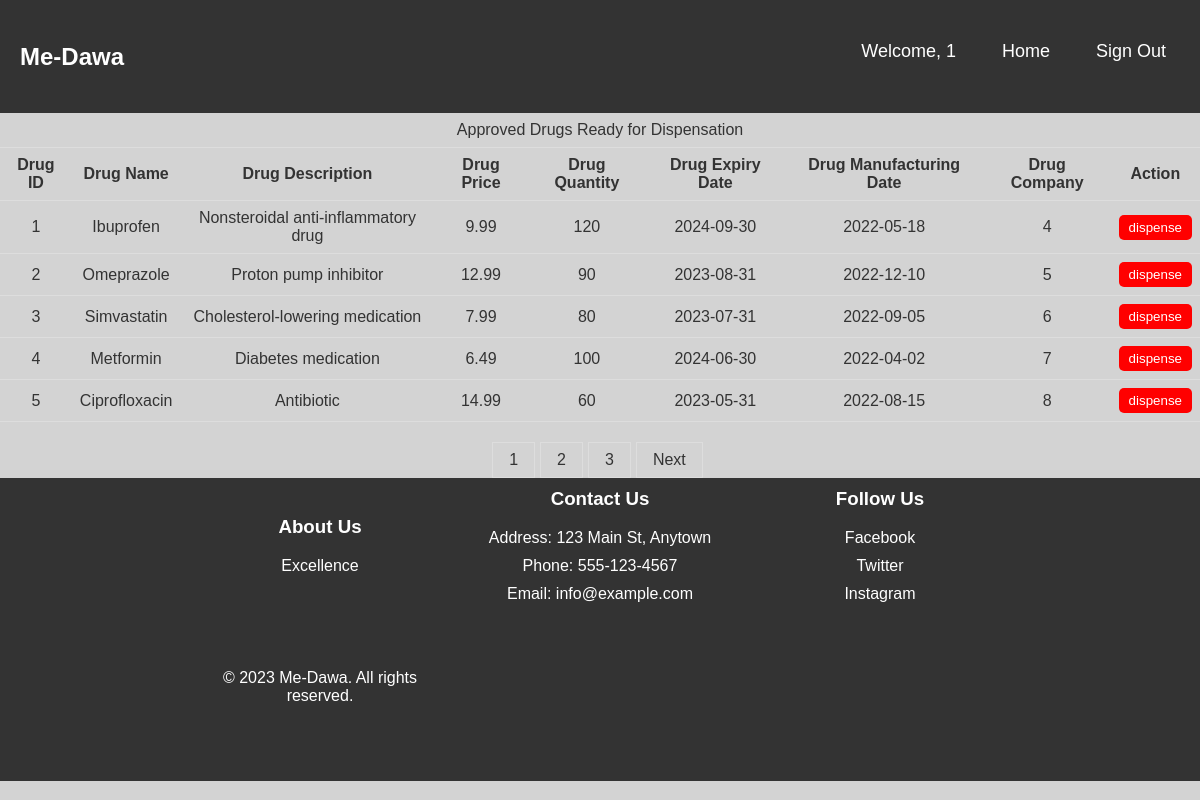
/view/pharmacy.php?entity=supervisors&page=1 (signed in), run on the app's committed database.
### tables this page shows
CREATE TABLE `drugs` (
  `ID` int(11) NOT NULL,
  `drugName` varchar(255) DEFAULT NULL,
  `drugDescription` varchar(255) DEFAULT NULL,
  `drugPrice` decimal(10,2) DEFAULT NULL,
  `drugQuantity` int(11) DEFAULT NULL,
  `drugExpirationDate` date DEFAULT NULL,
  `drugManufacturingDate` date DEFAULT NULL,
  `drugCompany` int(11) DEFAULT NULL,
  `Approved` tinyint(1) DEFAULT NULL
);

### database/database.php (called while the page is built, shortened)
<?php
class Database{
    private $connection;
    public function __construct() {
        $this->hostName = "localhost";
        $this->username = "root";
        $this->password = "";
        $this->databaseName = "me-dawa";
        try{
            $this->connection = new PDO("mysql:host=$this->hostName;dbname=$this->databaseName", $this->username, $this->password);
        } catch(PDOException $e){
            echo "Connection failed: " . $e->getMessage();
        }
    }
    function getTotalUsersByEntity($entity){
        $stmt = $this->connection->prepare("SELECT COUNT(*) FROM $entity");
        $stmt->execute();
        $result = $stmt->fetchColumn();
        return $result;
    }
    function getApprovedDrugs($start_index, $results_per_page, $entity){
        $stmt = $this->connection->prepare("SELECT * FROM drugs WHERE approved = 1 LIMIT :start_index, :results_per_page");
        $stmt->bindParam(':start_index', $start_index, PDO::PARAM_INT);
        $stmt->bindParam(':results_per_page', $results_per_page, PDO::PARAM_INT);
        $stmt->execute();
        $result = $stmt->fetchAll(PDO::FETCH_ASSOC);
        return $result;
    }
}
?>

### view/pharmacy.php (the view, shortened to what this page needs)
<!DOCTYPE html>
<html lang="en">
<head>
    <link rel="stylesheet" href="../Static/homepage.css">
    <link rel="stylesheet" href="../Static/form.scss">
</head>
<body>
    <div>
        <nav class="navbar">
            <div class="logo">Me-Dawa</div>
            <ul class="nav-links">
                <div class="menu">
                    <li>
                        <?php
                        $username = $_SESSION['username'];
                        echo "Welcome, $username";
                        ?>
                    </li>
                    <li><a href="../view/homepage.php">Home</a></li>
                    <li><a href="../config/signout.php">Sign Out</a></li>
                </div>
            </ul>
        </nav>
    </div>
    <?php
        require_once '../database/database.php';
        $database = new Database();
        $entity = $_SESSION['entity'];
        $results_per_page = 5;
        $current_page = isset($_GET['page']) ? $_GET['page'] : 1;
        $start_index = ($current_page - 1) * $results_per_page;
        $users = $database->getApprovedDrugs($start_index, $results_per_page, $entity);
        echo '
        <table style="width: 100%; border-collapse: collapse;">
        <caption style="padding: 8px; text-align: center; border-bottom: 1px solid #ddd; color: #333;">Approved Drugs Ready for Dispensation</caption>
          <tr>
              <th style="padding: 8px; text-align: center; border-bottom: 1px solid #ddd; color: #333;">Drug ID</th>
              <th style="padding: 8px; text-align: center; border-bottom: 1px solid #ddd; color: #333;">Drug Name</th>
              <th style="padding: 8px; text-align: center; border-bottom: 1px solid #ddd; color: #333;">Drug Description</th>
              <th style="padding: 8px; text-align: center; border-bottom: 1px solid #ddd; color: #333;">Drug Price</th>
              <th style="padding: 8px; text-align: center; border-bottom: 1px solid #ddd; color: #333;">Drug Quantity</th>
              <th style="padding: 8px; text-align: center; border-bottom: 1px solid #ddd; color: #333;">Drug Expiry Date</th>
              <th style="padding: 8px; text-align: center; border-bottom: 1px solid #ddd; color: #333;">Drug Manufacturing Date</th>
              <th style="padding: 8px; text-align: center; border-bottom: 1px solid #ddd; color: #333;">Drug Company</th>
              <th style="padding: 8px; text-align: center; border-bottom: 1px solid #ddd; color: #333;">Action</th>
          </tr>';
          foreach ($users as $user) {
              echo ' <tr>
                        <td style="padding: 8px; text-align: center; border-bottom: 1px solid #ddd; color: #333;">' . $user['ID'] . '</td>
                        <td style="padding: 8px; text-align: center; border-bottom: 1px solid #ddd; color: #333;">' . $user['drugName'] . '</td>
                        <td style="padding: 8px; text-align: center; border-bottom: 1px solid #ddd; color: #333;">' . $user['drugDescription'] . '</td>
                        <td style="padding: 8px; text-align: center; border-bottom: 1px solid #ddd; color: #333;">' . $user['drugPrice'] . '</td>
                        <td style="padding: 8px; text-align: center; border-bottom: 1px solid #ddd; color: #333;">' . $user['drugQuantity'] . '</td>
                        <td style="padding: 8px; text-align: center; border-bottom: 1px solid #ddd; color: #333;">' . $user['drugExpirationDate'] . '</td>
                        <td style="padding: 8px; text-align: center; border-bottom: 1px solid #ddd; color: #333;">' . $user['drugManufacturingDate'] . '</td>
                        <td style="padding: 8px; text-align: center; border-bottom: 1px solid #ddd; color: #333;">' . $user['drugCompany'] . '</td>
                        <td style="padding: 8px; text-align: center; border-bottom: 1px solid #ddd; color: #333;">
                            <form method="POST" action="../config/pharmacy.php">
                              <input type="hidden" name="drugID" value="' . $user['ID'] . '">
                              <input type="submit" name="dispense" value="dispense" style="background-color: red; color: white; border: none; padding: 5px 10px; border-radius: 5px; cursor: pointer;">
                            </form>
                        </td>
                      </tr>';
          }
        echo '</table>';
        $total_results = $database->getTotalUsersByEntity($entity);
        $total_pages = ceil($total_results / $results_per_page);
        echo '<div style="margin-top: 20px;">';
        for ($i = 1; $i <= $total_pages; $i++) {
          echo '<a href="../view/pharmacy.php?entity=' . $entity . '&page=' . $i . '" style="display: inline-block; padding: 8px 16px; text-decoration: none; color: #333; border: 1px solid #ddd; margin-right: 5px;">' . $i . '</a>';
        }
        if ($current_page < $total_pages) {
          echo '<a href="../view/pharmacy.php?entity=' . $entity . '&page=' . ($current_page + 1) . '" style="display: inline-block; padding: 8px 16px; text-decoration: none; color: #333; border: 1px solid #ddd; margin-right: 5px;">Next</a>';
        }
        echo '</div>';
        ?>
    <footer class="footer">
    <div class="footer-container">
      <div class="row">
        <div class="footer-col">
          <h3>About Us</h3>
          <p>Excellence</p>
        </div>
        <div class="footer-col">
          <h3>Contact Us</h3>
          <ul>
            <li>Address: 123 Main St, Anytown </li>
            <li>Phone: 555-123-4567</li>
            <li>Email: info@example.com</li>
          </ul>
        </div>
        <div class="footer-col">
          <h3>Follow Us</h3>
          <ul>
            <li><a href="#">Facebook</a></li>
            <li><a href="#">Twitter</a></li>
            <li><a href="#">Instagram</a></li>
          </ul>
        </div>
      </div>
      <div class="row">
        <div class="footer-col">
          <p>&copy; 2023 Me-Dawa. All rights reserved.</p>
        </div>
      </div>
    </div>
  </footer>
</body>
</html>

### Static/homepage.css (style rules this page uses)
.navbar { display: flex; align-items: center; justify-content: space-between; padding: 20px; background-color: #333; color: #fff; }
.nav-links a { color: #fff; }
.logo { font-size: 24px; font-weight: 600; }
.menu { display: flex; gap: 1em; font-size: 18px; }
.menu li { padding: 5px 14px; }
body { margin: 0; background: lightgray; text-align: center; font-family: sans-serif; color: #fefefe; }
.row { display: flex; flex-wrap: wrap; justify-content: center; align-items: center; margin-bottom: 50px; }
h2, p { margin-top: 0; }
.footer { background-color: #333; color: #fff; padding: 10px 0; display: flex; flex: 1; flex-shrink: 0; }
.footer-container { max-width: 800px; margin: 0 auto; width: 100%; }
.row { display: flex; flex-wrap: wrap; justify-content: space-between; }
.footer-col { flex-basis: 30%; }
h3 { margin-top: 0; }
ul { list-style: none; padding: 0; }
ul li { margin-bottom: 10px; }
a { color: #fff; text-decoration: none; }

### data on the page
drugs: ID "1", drugName "Ibuprofen", drugDescription "Nonsteroidal anti-inflammatory drug", drugPrice "9.99", drugQuantity "120", drugExpirationDate "2024-09-30", drugManufacturingDate "2022-05-18", drugCompany "4"
drugs: ID "2", drugName "Omeprazole", drugDescription "Proton pump inhibitor", drugPrice "12.99", drugQuantity "90", drugExpirationDate "2023-08-31", drugManufacturingDate "2022-12-10", drugCompany "5"
drugs: ID "3", drugName "Simvastatin", drugDescription "Cholesterol-lowering medication", drugPrice "7.99", drugQuantity "80", drugExpirationDate "2023-07-31", drugManufacturingDate "2022-09-05", drugCompany "6"
drugs: ID "4", drugName "Metformin", drugDescription "Diabetes medication", drugPrice "6.49", drugQuantity "100", drugExpirationDate "2024-06-30", drugManufacturingDate "2022-04-02", drugCompany "7"
drugs: ID "5", drugName "Ciprofloxacin", drugDescription "Antibiotic", drugPrice "14.99", drugQuantity "60", drugExpirationDate "2023-05-31", drugManufacturingDate "2022-08-15", drugCompany "8"

### other printed values
$username "1"
